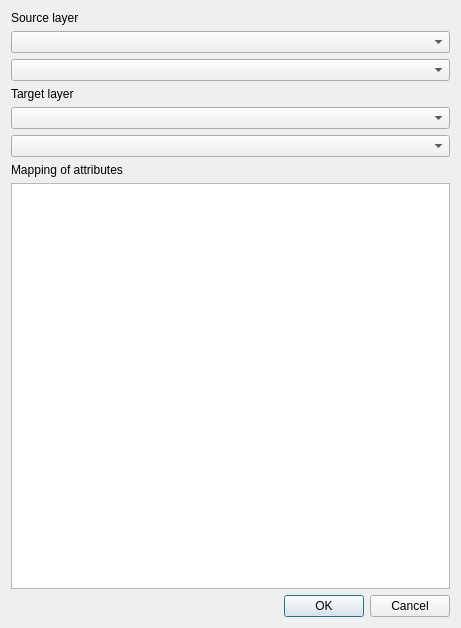
<?xml version="1.0" encoding="UTF-8"?>
<ui version="4.0">
 <class>TriggerDialog</class>
 <widget class="QDialog" name="TriggerDialog">
  <property name="geometry">
   <rect>
    <x>0</x>
    <y>0</y>
    <width>461</width>
    <height>628</height>
   </rect>
  </property>
  <property name="windowTitle">
   <string>Trigger Configuration</string>
  </property>
  <layout class="QVBoxLayout" name="verticalLayout">
   <item>
    <widget class="QLabel" name="label">
     <property name="text">
      <string>Source layer</string>
     </property>
    </widget>
   </item>
   <item>
    <widget class="QComboBox" name="cboSourceSchema"/>
   </item>
   <item>
    <widget class="QComboBox" name="cboSourceTable"/>
   </item>
   <item>
    <widget class="QLabel" name="label_2">
     <property name="text">
      <string>Target layer</string>
     </property>
    </widget>
   </item>
   <item>
    <widget class="QComboBox" name="cboTargetSchema"/>
   </item>
   <item>
    <widget class="QComboBox" name="cboTargetTable"/>
   </item>
   <item>
    <widget class="QLabel" name="label_3">
     <property name="text">
      <string>Mapping of attributes</string>
     </property>
    </widget>
   </item>
   <item>
    <widget class="QTreeView" name="treeMapping">
     <property name="rootIsDecorated">
      <bool>false</bool>
     </property>
    </widget>
   </item>
   <item>
    <widget class="QDialogButtonBox" name="buttonBox">
     <property name="orientation">
      <enum>Qt::Horizontal</enum>
     </property>
     <property name="standardButtons">
      <set>QDialogButtonBox::Cancel|QDialogButtonBox::Ok</set>
     </property>
    </widget>
   </item>
  </layout>
 </widget>
 <tabstops>
  <tabstop>cboSourceSchema</tabstop>
  <tabstop>cboSourceTable</tabstop>
  <tabstop>cboTargetSchema</tabstop>
  <tabstop>cboTargetTable</tabstop>
  <tabstop>treeMapping</tabstop>
  <tabstop>buttonBox</tabstop>
 </tabstops>
 <resources/>
 <connections>
  <connection>
   <sender>buttonBox</sender>
   <signal>rejected()</signal>
   <receiver>TriggerDialog</receiver>
   <slot>reject()</slot>
   <hints>
    <hint type="sourcelabel">
     <x>316</x>
     <y>260</y>
    </hint>
    <hint type="destinationlabel">
     <x>286</x>
     <y>274</y>
    </hint>
   </hints>
  </connection>
 </connections>
</ui>
